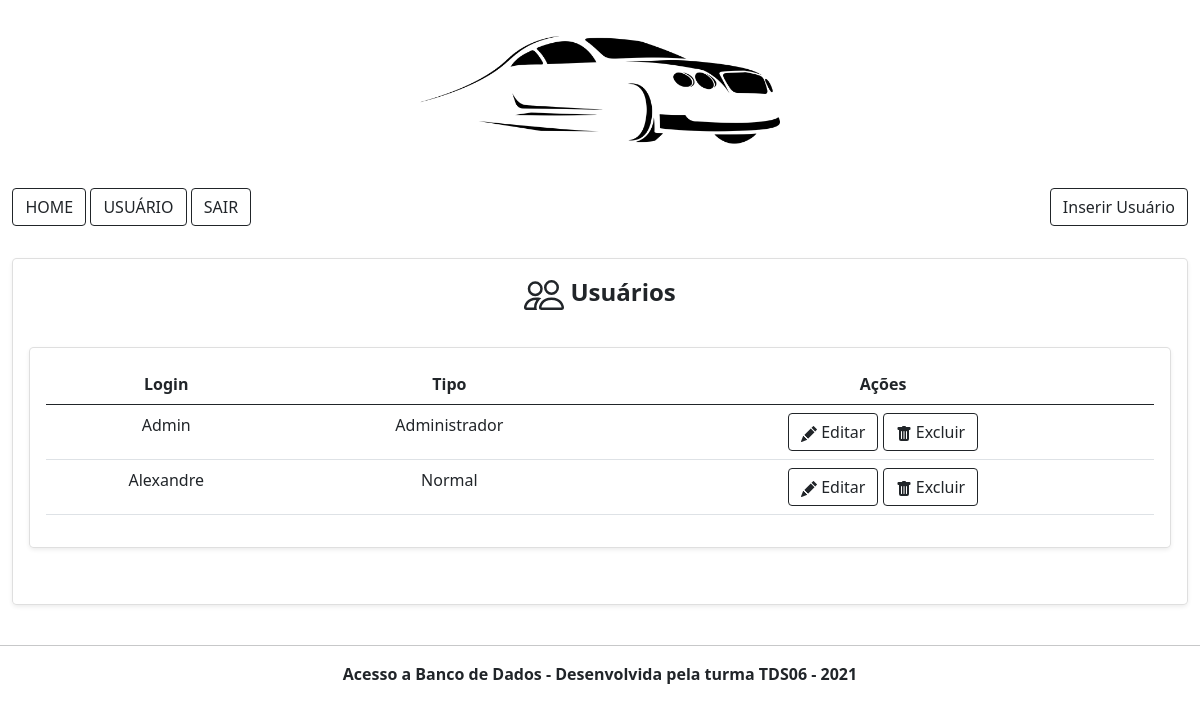
The app's page /usuario.php (signed in) with its own data.
### tables this page shows
CREATE TABLE `usuario` (
  `id` int(11) NOT NULL,
  `login` varchar(55) NOT NULL,
  `senha` varchar(55) NOT NULL,
  `tipo` varchar(35) NOT NULL
);

### listagemusuario.php (the view, shortened to what this page needs)
<!DOCTYPE html>
<html lang="pt-br">
  <head>
    <link href="https://cdn.jsdelivr.net/npm/bootstrap@5.0.2/dist/css/bootstrap.min.css" rel="stylesheet">
  </head>
  <body>
      <div class="row row-cols-2 row-cols-md-1 mb-3 text-center">
      <div class="col">
        <div class="card mb-4 rounded-3 shadow-sm">
          <div class="card-body">
            <table class="table table-hover">
            <thead>
            <tr>
                <th scope="col">Login</th>
                <th scope="col">Tipo</th>
                <th scope="col">Ações</th>
            </tr>
            </thead>
            <tbody>
            <?php
            include 'conecta.php';
            $pesquisa = mysqli_query($conn, "SELECT * FROM usuario");
            $row = mysqli_num_rows($pesquisa);
            if($row > 0){
                while($registro = $pesquisa-> fetch_array()){
                    $id = $registro['id'];
                    echo '<tr>';
                    echo '<td>'.$registro['login'].'</td>';
                    echo '<td>'.$registro['tipo'].'</td>';
                    echo '<td><a href="editausuario.php?id='.$id.'"><button type="button" class="btn btn-outline-dark" type"button"><svg xmlns="http://www.w3.org/2000/svg" width="16" height="16" fill="currentColor" class="bi bi-pencil-fill" viewBox="0 0 16 16">
                    <path d="M12.854.146a.5.5 0 0 0-.707 0L10.5 1.793 14.207 5.5l1.647-1.646a.5.5 0 0 0 0-.708l-3-3zm.646 6.061L9.793 2.5 3.293 9H3.5a.5.5 0 0 1 .5.5v.5h.5a.5.5 0 0 1 .5.5v.5h.5a.5.5 0 0 1 .5.5v.5h.5a.5.5 0 0 1 .5.5v.207l6.5-6.5zm-7.468 7.468A.5.5 0 0 1 6 13.5V13h-.5a.5.5 0 0 1-.5-.5V12h-.5a.5.5 0 0 1-.5-.5V11h-.5a.5.5 0 0 1-.5-.5V10h-.5a.499.499 0 0 1-.175-.032l-.179.178a.5.5 0 0 0-.11.168l-2 5a.5.5 0 0 0 .65.65l5-2a.5.5 0 0 0 .168-.11l.178-.178z"/>
                    </svg>
                        Editar
                    </button></a>  <a href="excluiusuario.php?id='.$id.'"><button type="button" class="btn btn-outline-dark" type"button"><svg xmlns="http://www.w3.org/2000/svg" width="16" height="16" fill="currentColor" class="bi bi-trash-fill" viewBox="0 0 16 16">
                    <path d="M2.5 1a1 1 0 0 0-1 1v1a1 1 0 0 0 1 1H3v9a2 2 0 0 0 2 2h6a2 2 0 0 0 2-2V4h.5a1 1 0 0 0 1-1V2a1 1 0 0 0-1-1H10a1 1 0 0 0-1-1H7a1 1 0 0 0-1 1H2.5zm3 4a.5.5 0 0 1 .5.5v7a.5.5 0 0 1-1 0v-7a.5.5 0 0 1 .5-.5zM8 5a.5.5 0 0 1 .5.5v7a.5.5 0 0 1-1 0v-7A.5.5 0 0 1 8 5zm3 .5v7a.5.5 0 0 1-1 0v-7a.5.5 0 0 1 1 0z"/>
                    </svg>
                        Excluir
                    </button></a></td>';
                    echo '</tr>';
                }
                echo '</tbody>';
                echo '</table>';
            }
            else {
                echo "Não há registros inseridos.";
                echo '</tbody>';
                echo '</table>';
            }
            ?>
          </div>
        </div>
      </div>
    </div>
    </div>
  </body>
</html>

### records on screen
usuario: login "Admin", tipo "Administrador"
usuario: login "Alexandre", tipo "Normal"
